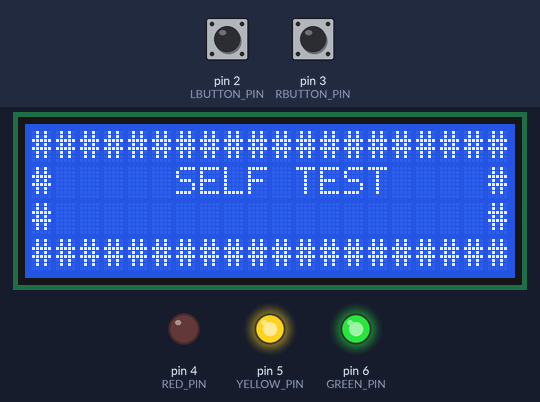
The sketch below on a simulated Arduino Uno, built with avr-gcc and run on an emulated ATmega328P. On the bench: 20×4 character LCD, output pins drawn as LEDs (lit = HIGH). The test bench sets the inputs (shaded band); at power-on: pin 2 (LBUTTON_PIN) HIGH, pin 3 (RBUTTON_PIN) HIGH. EEPROM starts erased.

Above: at 0.1 s.
At 0.9 s:
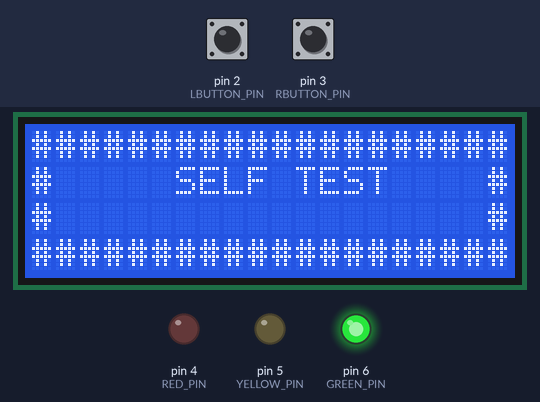
At 1.6 s:
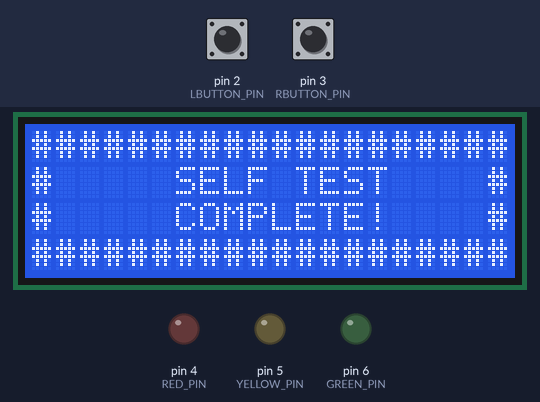
At 3.7 s:
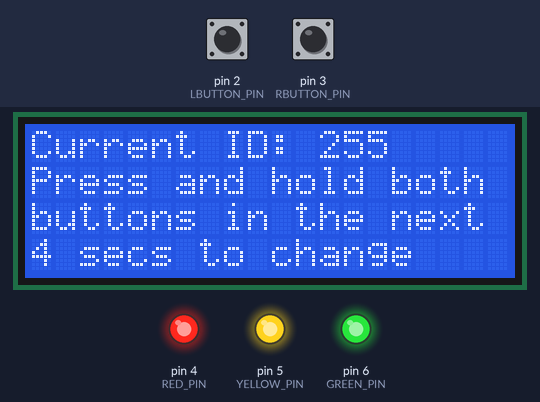
At 7.7 s:
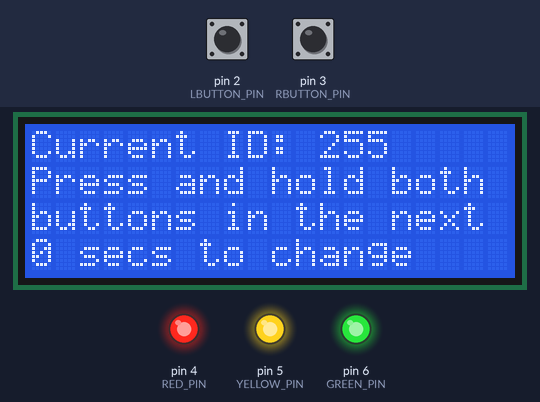
At 9.7 s:
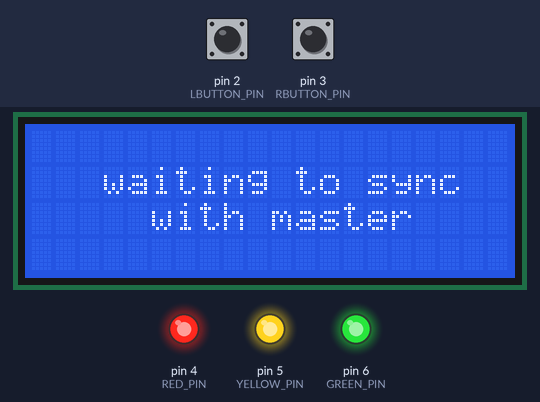
Timing chart, 0 to 11.2 s (numbered marks = the images above):
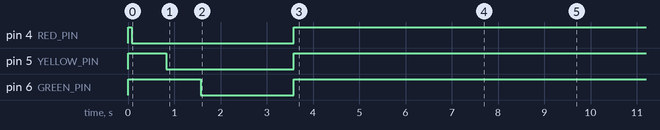

The sketch:

DisplaySketch.ino
```cpp
#include <Wire.h>
#include <LiquidCrystal.h>
#include <EEPROM.h>
#include <BounceButton.h>

#define L1 1
#define L2 2
#define L3 3
#define L4 4

char * line1 = "                    ";
char * line2 = "   waiting to sync  ";
char * line3 = "     with master    ";
char line4[21];

#define FLAGS 7

#define LED_NONE 0
#define LED_RED 1
#define LED_YELLOW 2
#define LED_GREEN 3

volatile int statusLed = LED_NONE;

unsigned int counter = 0;

LiquidCrystal lcd(13,12,11,10,9,8);

#define RED_PIN 4
#define YELLOW_PIN 5
#define GREEN_PIN 6

#define LBUTTON_PIN 2
#define RBUTTON_PIN 3
BounceButton lButton(LBUTTON_PIN);
BounceButton rButton(RBUTTON_PIN);

volatile unsigned int lButtonCounter = 0;
volatile unsigned int rButtonCounter = 0;

void setup() {
  strcpy(line4, line1);

//  Serial.begin(9600);
  lButton.initialize();
  rButton.initialize();

  pinMode(RED_PIN, OUTPUT);
  pinMode(YELLOW_PIN, OUTPUT);
  pinMode(GREEN_PIN, OUTPUT);
  digitalWrite(RED_PIN, HIGH);
  digitalWrite(YELLOW_PIN, HIGH);
  digitalWrite(GREEN_PIN, HIGH);

  lcd.begin(20,4);
  post();

  setOrResetDeviceId();

  Wire.begin(EEPROM.read(0));
//  Wire.begin(1);
  Wire.onRequest(requestHandler);
  Wire.onReceive(receiveHandler);
}

void post() {
  lcd.clear();
  lcd.setCursor(0,0);
  lcd.print("####################");
  lcd.setCursor(0,1);
  lcd.print("#     SELF TEST    #");
  lcd.setCursor(0,2);
  lcd.print("#                  #");
  lcd.setCursor(0,3);
  lcd.print("####################");

  digitalWrite(RED_PIN, LOW);
  delay(750);
  digitalWrite(YELLOW_PIN, LOW);
  delay(750);
  digitalWrite(GREEN_PIN, LOW);

  lcd.setCursor(0,2);
  lcd.print("#     COMPLETE!    #");

  delay(2000);

  digitalWrite(RED_PIN, HIGH);
  digitalWrite(YELLOW_PIN, HIGH);
  digitalWrite(GREEN_PIN, HIGH);
  lcd.clear();
}

void setOrResetDeviceId() {
  int deviceId = EEPROM.read(0);
  lcd.setCursor(0,0);

  if (deviceId == 0) {
    lcd.print("No Display ID set.");
    delay(2000);
    deviceId = getId();
  } else {
    long startMillis = millis();

    while(true) {
      long curMillis = millis();
      if (curMillis - startMillis > 6000) {
        break;
      }

      lcd.setCursor(0,0);
      lcd.print("Current ID: ");
      lcd.print(deviceId);
      lcd.setCursor(0,1);
      lcd.print("Press and hold both ");
      lcd.setCursor(0,2);
      lcd.print("buttons in the next ");
      lcd.setCursor(0,3);
      lcd.print((5000 - (curMillis-startMillis)) / 1000);
      lcd.print(" secs to change");


      bool res = lButton.check();
      bool can = rButton.check();
      if (res && can) {
        deviceId = getId();
        break;
      }
      delay(10);
    }
  }

  // store the device id back into the eeprom
  EEPROM.write(0, deviceId);

  // boot up the i2c interface with the provided device ID
  Wire.begin(deviceId);

  lcd.clear();
}

int getId() {
  lcd.clear();
  lcd.setCursor(0,0);
  lcd.print("Current value:");
  lcd.setCursor(0,3);
  lcd.print("Increment     Accept");
  while(lButton.check() || rButton.check()){delay(100);}

  int deviceId = 1;
  int i = 0;
  while (true) {
    i++;
    if (lButton.check()) {
      deviceId++;
      if (deviceId == 33) {
        deviceId = 1;
      }
      while(lButton.check()){}
    }
    if (rButton.check()) {
      break;
    }
    lcd.setCursor(0,1);
    lcd.print(deviceId);
    delay(10);
  }
  lcd.setCursor(0,2);
  lcd.print("      Accepted!     ");
  lcd.setCursor(0,3);
  lcd.print("                    ");
  delay(2000);

  return deviceId;
}

void loop() {
  if (lButton.check()) {
    lButtonCounter++;
  }

  if (rButton.check()) {
    rButtonCounter++;
  }

//  noInterrupts();
  lcd.setCursor(0, 0);
  lcd.print(line1);
  lcd.setCursor(0, 1);
  lcd.print(line2);
  lcd.setCursor(0, 2);
  lcd.print(line3);
  lcd.setCursor(0, 3);
  lcd.print(line4);

  // toggle all leds off
  digitalWrite(RED_PIN, HIGH);
  digitalWrite(YELLOW_PIN, HIGH);
  digitalWrite(GREEN_PIN, HIGH);

  // turn on the selected one, if any
  if (statusLed == LED_RED) {
    digitalWrite(RED_PIN, LOW);
  } else if (statusLed == LED_GREEN) {
    digitalWrite(GREEN_PIN, LOW);
  } else if (statusLed == LED_YELLOW) {
    digitalWrite(YELLOW_PIN, LOW);
  }

//  interrupts();

  delay(25);
}

void requestHandler() {
  Wire.write(lButtonCounter | (rButtonCounter << 4));
  lButtonCounter = 0;
  rButtonCounter = 0;
}

void receiveHandler(int numBytes) {
  int messageType = Wire.read();
//  Serial.print("Reading message type ");
//  Serial.print(messageType);

  switch(messageType) {
    case L1:
      readString(line1, numBytes - 1);
//      Serial.println(line1);
      break;
    case L2:
      readString(line2, numBytes - 1);
//      Serial.println(line2);
      break;
    case L3:
      readString(line3, numBytes - 1);
//      Serial.println(line3);
      break;
    case L4:
      readString(line4, numBytes - 1);
//      Serial.println(line4);
      break;
    case FLAGS:
      statusLed = Wire.read();
//      Serial.println();
      break;
  }
}

void readString(char* dest, int len) {
  for (int i = 0; i < len; i++) {
    dest[i] = Wire.read();
  }
}
```

Measured:
- what the display in image 2 shows lasts 2.0 s, from 1.6 s to 3.6 s
- what the display in image 3 shows lasts 1.0 s, from 3.6 s to 4.6 s
